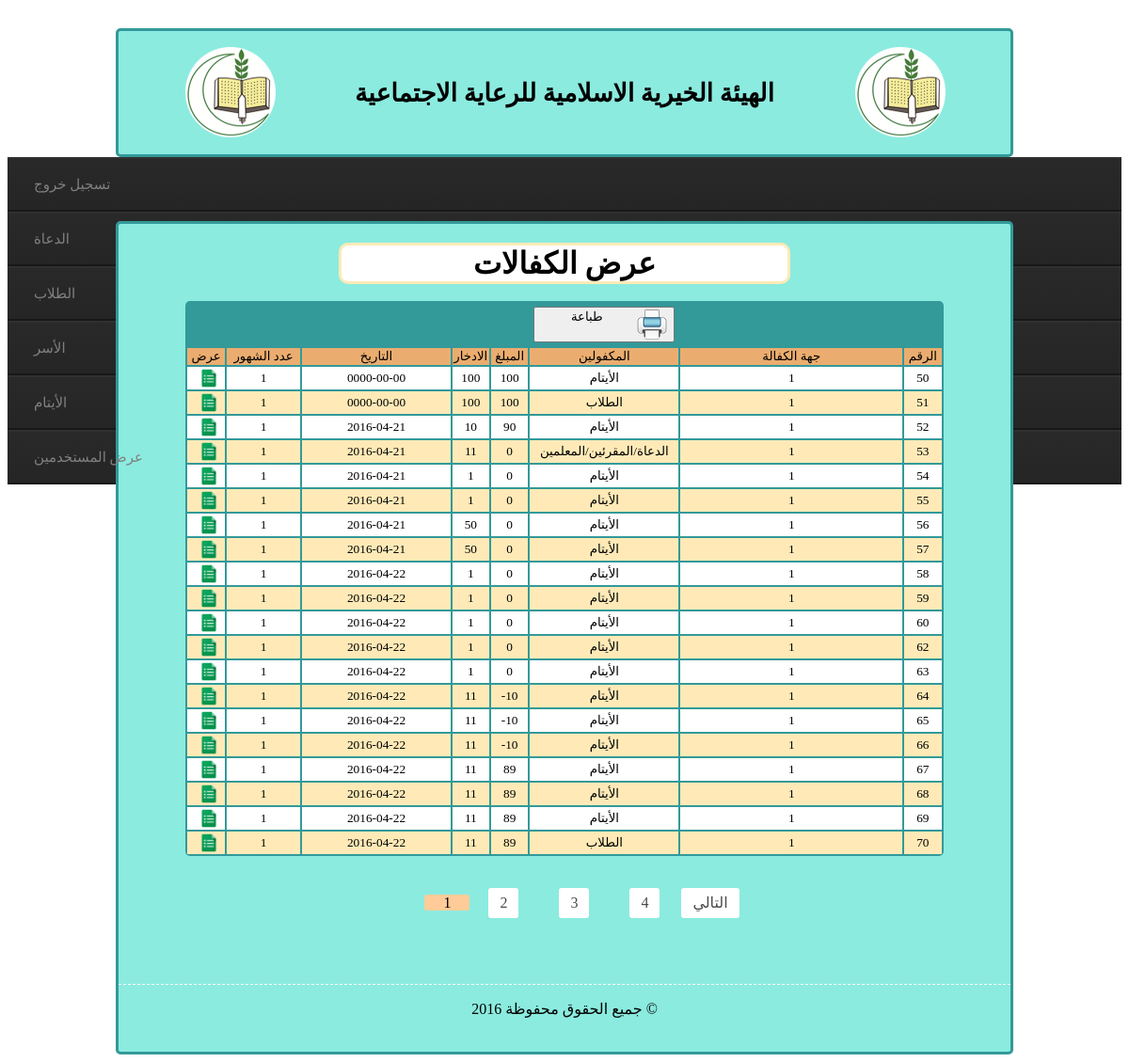
The app's page /admin/kafala/showKafala.php with its own data.
### tables this page shows
CREATE TABLE IF NOT EXISTS `sponsorship` (
  `id` int(11) NOT NULL AUTO_INCREMENT,
  `amount` int(11) NOT NULL,
  `date` date NOT NULL,
  `saving` int(11) NOT NULL,
  `sponsor` int(11) NOT NULL,
  `month_no` int(11) NOT NULL,
  `sponsored` int(11) NOT NULL,
  PRIMARY KEY (`id`),
  KEY `sponsor` (`sponsor`)
);

### utils/kafalaAPI.php (called while the page is built, shortened)
<?php
function fp_kafala_get($extra = ''){
	$query = sprintf("SELECT * FROM `sponsorship` %s",$extra);
	$qresult = @mysql_query($query);
	$rcount = mysql_num_rows($qresult);
	$kafala = array();
	for($i = 0 ; $i < $rcount ; $i++)
		$kafala[@count($kafala)] = @mysql_fetch_object($qresult);
	return $kafala ;
	}
function fp_kafala_get_num_rows(){
	$query = sprintf("SELECT * FROM `sponsorship`");
	$qresult = @mysql_query($query);
        return mysql_num_rows($qresult);
}
?>

### admin/kafala/showKafala.php (the view, shortened to what this page needs)
<?php
	include('../../utils/db.php');
	include('../../utils/kafalaAPI.php');
        $start=0;
    $limit=20;
    $total_results = fp_kafala_get_num_rows();
        $total=ceil($total_results/$limit);
    if(!isset($_GET['page']) || $_GET['page'] == '' || (int)$_GET['page'] == 0 || $_GET['page']>$total)
    {
    $page=1;
    }
    else{
    $page=$_GET['page'];
    $start=($page-1)*$limit;
    }
        $sponsorships = fp_kafala_get("LIMIT $start, $limit");
?>
<!DOCTYPE html PUBLIC "-//W3C//DTD XHTML 1.0 Transitional//EN" "http://www.w3.org/TR/xhtml1/DTD/xhtml1-transitional.dtd">
<html xmlns="http://www.w3.org/1999/xhtml">
<head>
<link href="../../style/pageStyle.css" rel="stylesheet" type="text/css" />
</head>
<body>
<div id="title">
<table width="90%" border="0" align="center">
  <tr>
    <td><img src="../../images/logo.png" /></td>
    <td><h1>الهيئة الخيرية الاسلامية للرعاية الاجتماعية</h1></td>
    <td><img src="../../images/logo.png" /></td>
  </tr>
</table>
</div>
<div class="menu">
	<ul>
      <li><a href="cars.html">تسجيل خروج</a>
      <li><a href="customers.html">الدعاة</a>
      <li><a href="employees.html">الطلاب</a>
      <li><a href="reports.html">الأسر</a>
      <li><a href="main.html">الأيتام</a>
      <li><a href="main.html">عرض المستخدمين</a>
   </ul>
</div>
<div class="main">
<h1 align="center" class="adress"> عرض الكفالات </h1>
<br />
<?php
        $scount = @count($sponsorships);
        ?>
<table width="85%" border="0" align="center" class="table">
        <tr align="center" >
 <td > </td>
    <td ></td>
    <td></td>
    <td ></td>
    <td ></td>
    <td ><button name="add" class="bt"  type="button" onclick="window.print('footer')"    > طباعة   <img align="right" src="../../images/style images/print_icon.png" style="padding-left:5px" /></button></td>
    <td ></td>
        <td ></td>
  </tr>
    <tr align="center" class="table_header">
    <td width="5%">عرض </td>
    <td width="10%">عدد الشهور</td>
    <td width="20%">التاريخ</td>
    <td width="5%">الادخار</td>
    <td width="5%">المبلغ</td>
    <td width="20%">المكفولين</td>
    <td width="30%">جهة الكفالة</td>
    <td width="5%">الرقم</td>
  </tr>
  <?php
  	for($i = 0 ; $i < $scount ; $i++){
		$sponsorship = $sponsorships[$i];
  ?>
    <tr align="center" class="table_data<?php echo $i%2?>">
    <td  onclick="window.location.href='kafala.php?id='+<?php echo $sponsorship   ->id?>"><img alt="عرض" align="middle" width="22px"  src="../../images/style images/show_icon.png" style="padding-left:5px" /></td>
    <td><?php echo $sponsorship->month_no?></td>
    <td><?php echo $sponsorship->date?></td>
    <td><?php echo $sponsorship->saving?></td>
    <td><?php echo $sponsorship->amount?></td>
    <td><?php fp_get_sponsored($sponsorship->sponsored)?></td>
    <td><?php echo $sponsorship->sponsor?></td>
    <td><?php echo $sponsorship->id?></td>
  </tr>
  <?php } ?>
  </table>
<br />
<div class="pagination">
    <ul class='page'>
  <?php
        for($i=1;$i<=$total;$i++)
        {
            if($i==$page) { echo "<li class='current'>".$i."</li>"; }
            else { echo "<li><a href='?page=".$i."'>".$i."</a></li>"; }
        }
   if($page!=$total)
{
    echo "<a href='?page=".($page+1)."' class='button'>التالي</a>";
}
?>
</ul>
</div>
<div id="footer">
  <p>جميع الحقوق محفوظة 2016 &copy;</p>
</div>
</div>
</body>
</html>

### utils/db.php (shortened to what this page needs)
<?php
   function fp_get_sponsored($sponsored){
            switch($sponsored){
		case 1 :
                    echo "الأيتام";
                    break;
                case 2 :
                    echo "الطلاب";
                    break;
		case 3 :
                    echo "الدعاة/المقرئين/المعلمين";
                    break;
        }
        }
?>

### style/pageStyle.css (style rules this page uses)
* { font-family:Droid Arabic Kufi; }
* td { font-size: 10pt; }
.main { width:80%; margin:0 auto ; border:#399 solid 3px ; border-radius:5px; margin-top:10px; padding:20px 0 20px 0 ; background:#8BEBDF; }
#title { padding:10px 0 10px 0 ; width:80%; margin:0 auto ; border:#399 solid 3px ; border-radius:5px; margin-top:30px; background:#8BEBDF; text-align:center; }
.adress { background: #Fff; margin: 0 auto; width: 50%; border: solid #FFEAB7 3px ; border-radius: 10px; }
#title h1 { color: #000; }
.bt { width:150px; margin: 3px ; }
#footer { margin-top:70px; text-align:center; border-top:dashed 1px #fff ; }
.table { color:#000; border:solid #Fff 1px; border-radius:5px; }
.table { border: 0px; background: #399; }
.table_header { background: #ebad6f; border:solid 2px #C00; border-radius: 5px; }
.table_data0 { transition: background-color .2s; background: #Fff; border:solid 2px chocolate; border-radius: 5px; }
.table_data1 { background: #FFEAB7; border:solid 2px chocolate; border-radius: 5px; }
.pagination { text-align: center; margin: 10px }
.pagination a { color: #4A4A4A; border: 0; outline: 0; }
.pagination ul { list-style-type:none; }
.pagination ul li { display:inline; padding: 0 20px 0 20px; }
.pagination a, .pagination strong { background: #fff; display: inline-block; margin-right: 3px; padding: 4px 12px; text-decoration: none; line-height: 1.5em; -webkit-border-radius: 3px; -moz-border-radius: 3px; border-radius: 3px; }
.current { background: #FFCC99; -webkit-border-radius: 3px; -moz-border-radius: 3px; border-radius: 3px; }
.menu, .menu ul { list-style: none; padding: 0; margin: 0; }
.menu { height: 58px; }
.menu li { background: -moz-linear-gradient(#292929, #252525); background: -ms-linear-gradient(#292929, #252525); background: -webkit-gradient(linear, left top, left bottom, color-stop(0%, #292929), color-stop(100%, #252525)); background: -webkit-linear-gradient(#292929, #252525); background: -o-linear-gradient(#292929, #252525); filter: progid:DXImageTransform.Microsoft.gradient(startColorstr='#292929', endColorstr='#252525'); -ms-filter: "progid:DXImageTransform.Microsoft.gradient(startColorstr='#292929', endColorstr='#252525')"; background: linear-gradient(#292929, #252525); border-bottom: 2px solid #181818; border-top: 2px solid #303030; min-width: 200px; }
.menu a { border-left: 3px solid rgba(0, 0, 0, 0); color: #808080; display: block; font-size: 15px; line-height: 54px; padding: 0 25px; text-decoration: none; text-transform: uppercase; }

### records on screen
sponsorship: month_no "1", date "0000-00-00", saving "100", amount "100", sponsored "الأيتام", sponsor "1", id "50"
sponsorship: month_no "1", date "0000-00-00", saving "100", amount "100", sponsored "الطلاب", sponsor "1", id "51"
sponsorship: month_no "1", date "2016-04-21", saving "10", amount "90", sponsored "الأيتام", sponsor "1", id "52"
sponsorship: month_no "1", date "2016-04-21", saving "11", amount "0", sponsored "الدعاة/المقرئين/المعلمين", sponsor "1", id "53"
sponsorship: month_no "1", date "2016-04-21", saving "1", amount "0", sponsored "الأيتام", sponsor "1", id "54"
sponsorship: month_no "1", date "2016-04-21", saving "1", amount "0", sponsored "الأيتام", sponsor "1", id "55"
sponsorship: month_no "1", date "2016-04-21", saving "50", amount "0", sponsored "الأيتام", sponsor "1", id "56"
sponsorship: month_no "1", date "2016-04-21", saving "50", amount "0", sponsored "الأيتام", sponsor "1", id "57"
sponsorship: month_no "1", date "2016-04-22", saving "1", amount "0", sponsored "الأيتام", sponsor "1", id "58"
sponsorship: month_no "1", date "2016-04-22", saving "1", amount "0", sponsored "الأيتام", sponsor "1", id "59"
sponsorship: month_no "1", date "2016-04-22", saving "1", amount "0", sponsored "الأيتام", sponsor "1", id "60"
sponsorship: month_no "1", date "2016-04-22", saving "1", amount "0", sponsored "الأيتام", sponsor "1", id "62"
sponsorship: month_no "1", date "2016-04-22", saving "1", amount "0", sponsored "الأيتام", sponsor "1", id "63"
sponsorship: month_no "1", date "2016-04-22", saving "11", amount "-10", sponsored "الأيتام", sponsor "1", id "64"
sponsorship: month_no "1", date "2016-04-22", saving "11", amount "-10", sponsored "الأيتام", sponsor "1", id "65"
sponsorship: month_no "1", date "2016-04-22", saving "11", amount "-10", sponsored "الأيتام", sponsor "1", id "66"
sponsorship: month_no "1", date "2016-04-22", saving "11", amount "89", sponsored "الأيتام", sponsor "1", id "67"
sponsorship: month_no "1", date "2016-04-22", saving "11", amount "89", sponsored "الأيتام", sponsor "1", id "68"
sponsorship: month_no "1", date "2016-04-22", saving "11", amount "89", sponsored "الأيتام", sponsor "1", id "69"
sponsorship: month_no "1", date "2016-04-22", saving "11", amount "89", sponsored "الطلاب", sponsor "1", id "70"
